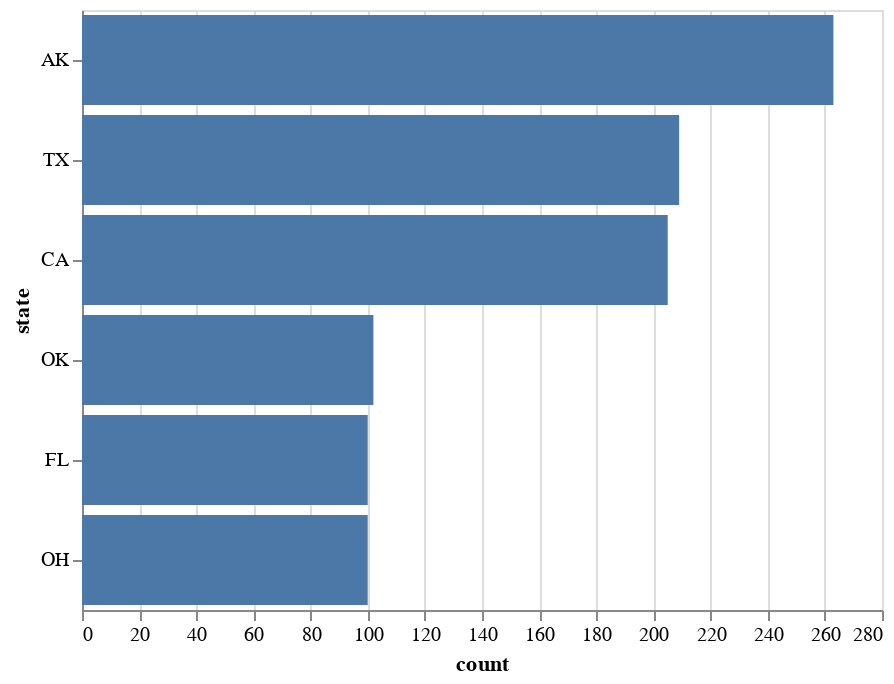

Notebook cell for this chart:
### Code cell
# Rank dos 5 primeiros estados dos EUA com maior número de aeroportos
alt.Chart(aeroportos).transform_aggregate(
    count='count()',
    groupby=['country','state']
).transform_window(
    rank='rank(count)',
    sort=[alt.SortField('count', order='descending')]
).transform_filter('datum.rank <= 5').mark_bar().encode(
        y=alt.Y('state:N', sort=alt.EncodingSortField(field='count', order='descending')
    ),
    x='count:Q',
)

### Figure 1 — Vega-Lite specification as saved in the notebook (floating-point values rounded to 4 significant figures; data arrays with more than 128 entries replaced by an {"elided": "..."} marker saying what was removed)
{"$schema": "https://vega.github.io/schema/vega-lite/v3.3.0.json", "config": {"mark": {"tooltip": null}, "view": {"height": 300, "width": 400}}, "data": {"name": "data-0ef4560d5f2c50754cbb7983fe73c2e9"}, "datasets": {"data-0ef4560d5f2c50754cbb7983fe73c2e9": {"elided": "3376 records"}}, "encoding": {"x": {"field": "count", "type": "quantitative"}, "y": {"field": "state", "sort": {"field": "count", "order": "descending"}, "type": "nominal"}}, "mark": "bar", "transform": [{"aggregate": [{"as": "count", "op": "count"}], "groupby": ["country", "state"]}, {"sort": [{"field": "count", "order": "descending"}], "window": [{"as": "rank", "field": "count", "op": "rank"}]}, {"filter": "datum.rank <= 5"}]}
